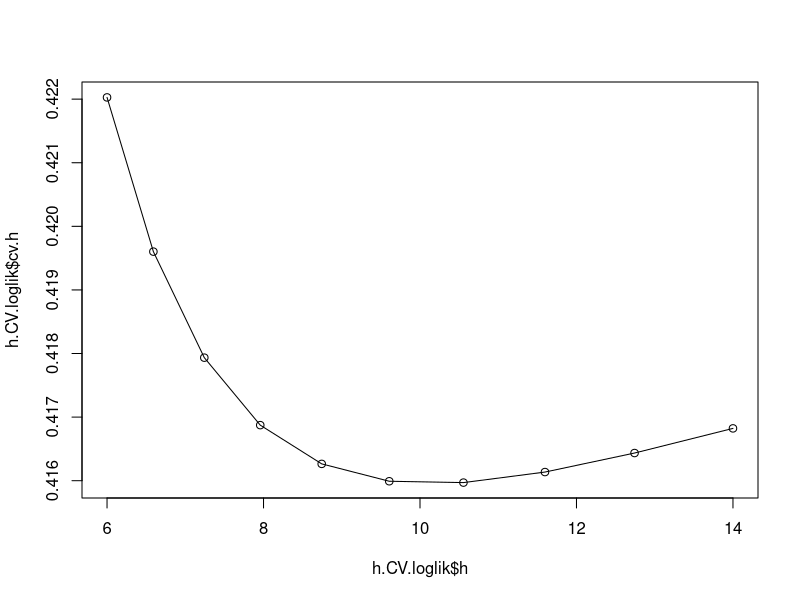
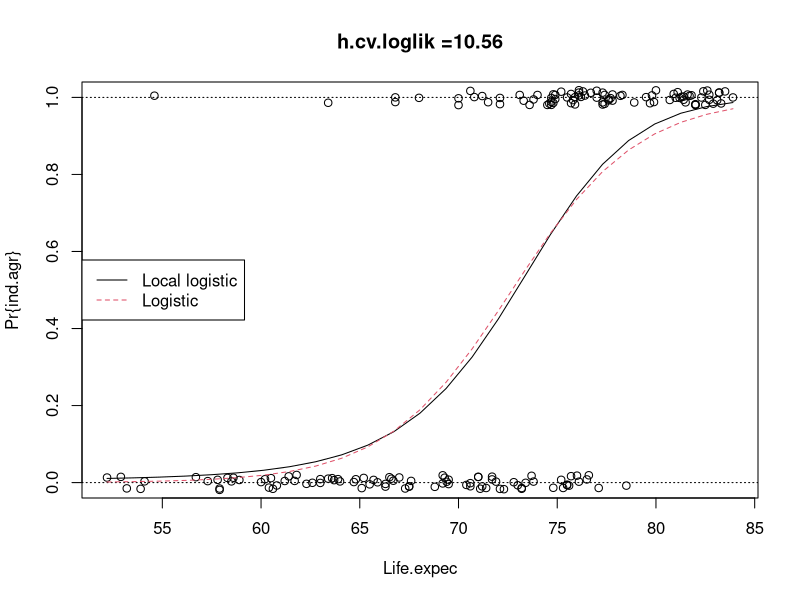
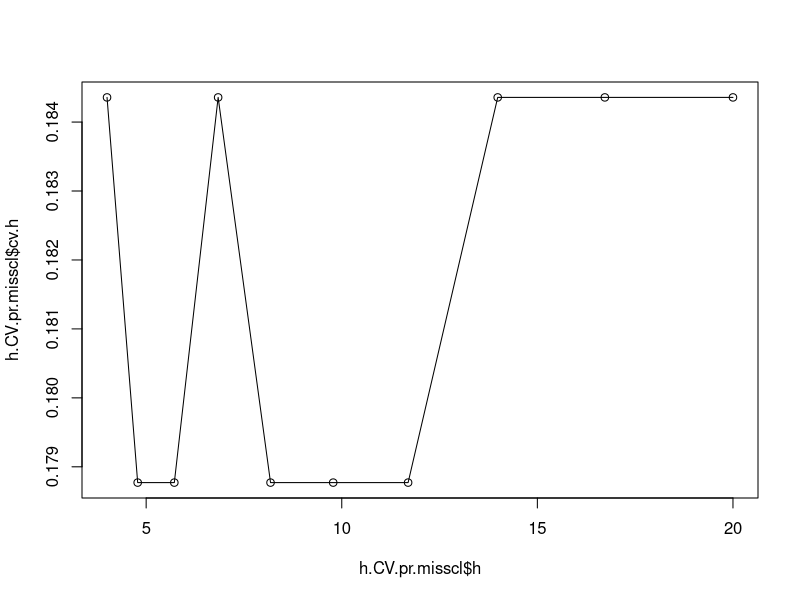

Write the R code that produced these figures, in order.
## ---- chunk 1
knitr::opts_chunk$set(echo = TRUE)
## ---- chunk 2
# Bandwidth choice in the local logistic regression 
# by leave-one-out cross-validation.
# Function "sm.binomial", from library "sm", is used.
#
# Pedro Delicado

# method can be equal to 'loglik.CV' (default) or 'prob.missclas.CV'
h.cv.sm.binomial <- function(x,y,rg.h=NULL,l.h=10,method=loglik.CV){
   cv.h <- numeric(l.h)
   if (is.null(rg.h)){
      hh <- c(h.select(x,y,method="cv"),
              h.select(x,y,method="aicc"))#,hcv(x,y))
      rg.h <- range(hh)*c(1/1.1, 1.5)
   }
   i <- 0
   gr.h <- exp( seq(log(rg.h[1]), log(rg.h[2]), l=l.h))
   for (h in gr.h){
      i <- i+1
      cv.h[i] <- method(x,y,h)
   }
   return(list(h = gr.h, 
               cv.h = cv.h, 
               h.cv = gr.h[which.min(cv.h)]))
}

# method prob.missclas.CV: leave-one-out probability of miss-classification
prob.missclas.CV <- function(x,y,h){
  n <- length(x)
  pred <- sapply(1:n, 
      function(i,x,y,h){
         sm.binomial(x=x[-i],y=y[-i],h=h,eval.points=x[i],display="none")$estimate
      },   x,y,h)
  return(sum(abs(pred-y)>.5)/n)
}

# method loglik.CV: leave-one-out log-likelihood 
loglik.CV <- function(x,y,h){
  n <- length(x)
  pred <- sapply(1:n, 
      function(i,x,y,h){
         sm.binomial(x=x[-i],y=y[-i],h=h,eval.points=x[i],display="none")$estimate
      },   x,y,h)
  return(-sum( y*log(pred/(1-pred)) + log(1-pred) )/n)
}
## ---- chunk 3
countries<-read.csv2(file="HDI.2017.subset.csv",row.names = 1)
attach(countries)
ind.agr<-(Agric.employ.. < median(Agric.employ..) )
library(sm)
## ---- chunk 4
# using h.CV.loglik
h.CV.loglik <- h.cv.sm.binomial(Life.expec,ind.agr,rg.h=c(6,14),method=loglik.CV)
plot(h.CV.loglik$h,h.CV.loglik$cv.h)
lines(h.CV.loglik$h,h.CV.loglik$cv.h)
## ---- chunk 5
aux <- sm.binomial(Life.expec,ind.agr,h=h.CV.loglik$h.cv)
title(main=paste("h.cv.loglik =",round(h.CV.loglik$h.cv,2),sep=""))

aux.glm <- glm(ind.agr ~ Life.expec,family=binomial)
pred <- predict(aux.glm, 
                newdata=data.frame(Life.expec=aux$eval.points),
                type="response")
lines(aux$eval.points,pred,col=2,lty=2)
legend("left",c("Local logistic","Logistic"),
      col=c(1,2),lty=c(1,2))

## ---- chunk 6
# using h.CV.pr.misscl
n<-length(Life.expec)       
h.CV.pr.misscl <- h.cv.sm.binomial(Life.expec,ind.agr,rg.h=c(4,20),
                                   method=prob.missclas.CV)
plot(h.CV.pr.misscl$h,h.CV.pr.misscl$cv.h)
lines(h.CV.pr.misscl$h,h.CV.pr.misscl$cv.h)
